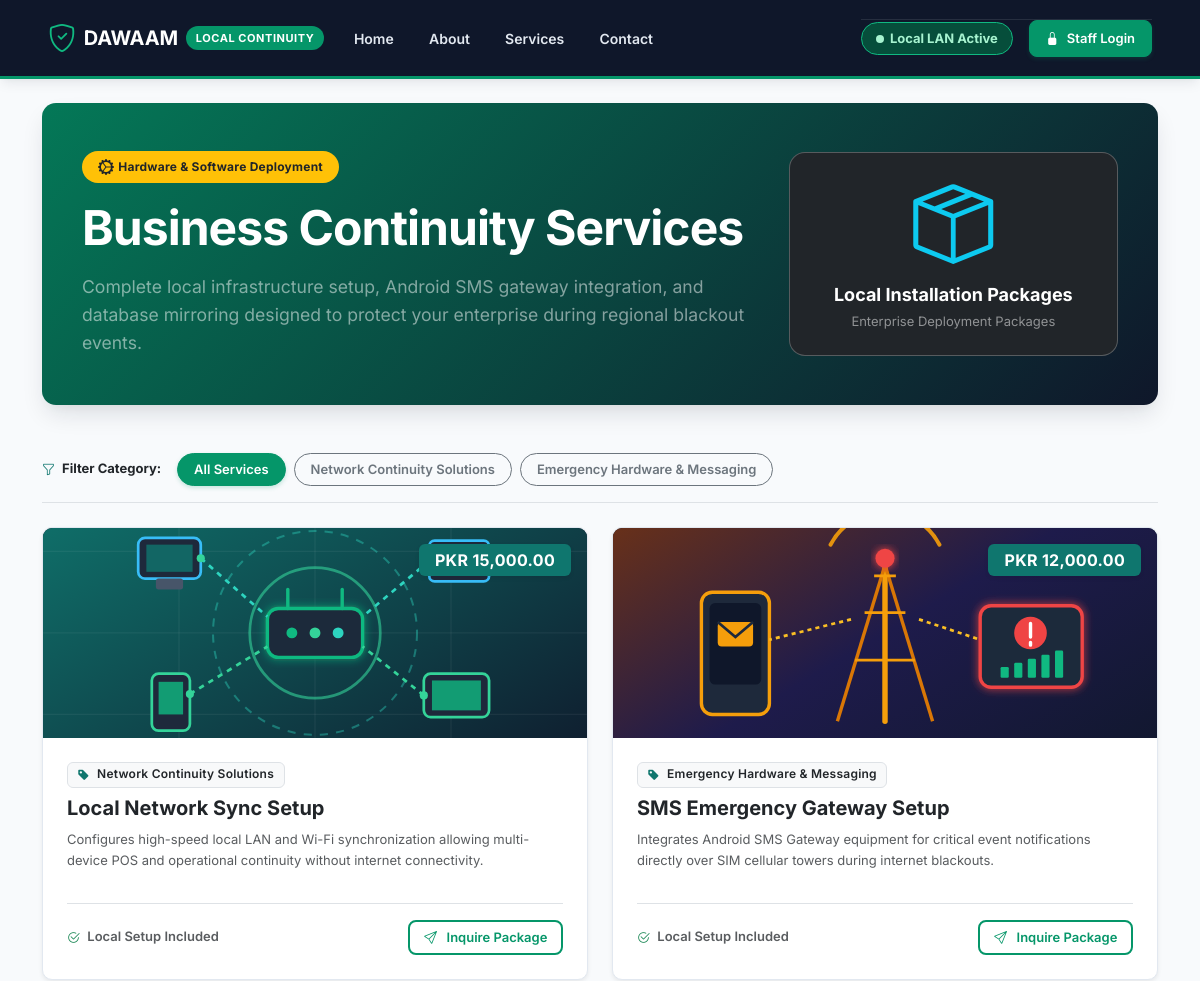
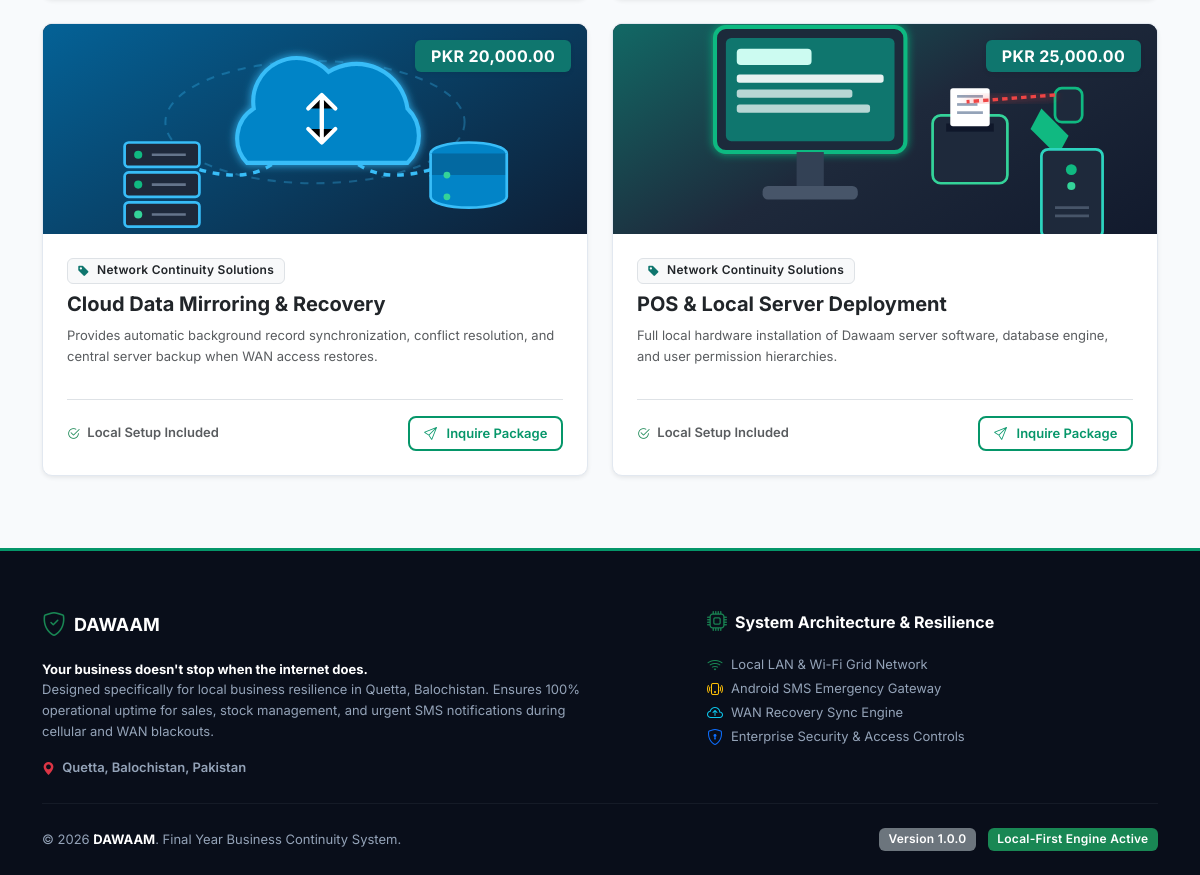
/services.php, run on the app's committed database (2 pictures, top to bottom).
### tables this page shows
CREATE TABLE `service_categories` (
  `id` INT AUTO_INCREMENT PRIMARY KEY,
  `name` VARCHAR(100) NOT NULL,
  `created_at` DATETIME NOT NULL DEFAULT CURRENT_TIMESTAMP
);

CREATE TABLE `services` (
  `id` INT AUTO_INCREMENT PRIMARY KEY,
  `category_id` INT NOT NULL,
  `title` VARCHAR(150) NOT NULL,
  `description` TEXT NOT NULL,
  `price` DECIMAL(10,2) NOT NULL DEFAULT 0.00,
  `image_path` VARCHAR(255) NULL,
  `created_at` DATETIME NOT NULL DEFAULT CURRENT_TIMESTAMP,
  `updated_at` DATETIME NOT NULL DEFAULT CURRENT_TIMESTAMP ON UPDATE CURRENT_TIMESTAMP,
  CONSTRAINT `fk_services_cat` FOREIGN KEY (`category_id`) REFERENCES `service_categories`(`id`) ON DELETE CASCADE
);

### includes/functions.php (called while the page is built, shortened)
<?php
function sanitize($data) {
    return htmlspecialchars(trim((string)$data), ENT_QUOTES, 'UTF-8');
}
function format_currency($amount) {
    return 'PKR ' . number_format((float)$amount, 2);
}

### services.php (the view, shortened to what this page needs)
<?php
require_once __DIR__ . '/includes/header.php';
$default_service_categories = [
    ['id' => 1, 'name' => 'Network Continuity Solutions'],
    ['id' => 2, 'name' => 'Emergency Hardware & Messaging']
];
$default_services = [
    [
        'id' => 1,
        'category_id' => 1,
        'category_name' => 'Network Continuity Solutions',
        'title' => 'Local Network Sync Setup',
        'description' => 'Configures high-speed local LAN and Wi-Fi synchronization allowing multi-device POS and operational continuity without internet connectivity.',
        'price' => 15000.00,
        'image_path' => 'assets/images/service-lan.svg'
    ],
    [
        'id' => 2,
        'category_id' => 2,
        'category_name' => 'Emergency Hardware & Messaging',
        'title' => 'SMS Emergency Gateway Setup',
        'description' => 'Integrates Android SMS Gateway equipment for critical event notifications directly over SIM cellular towers during internet blackouts.',
        'price' => 12000.00,
        'image_path' => 'assets/images/service-sms.svg'
    ],
    [
        'id' => 3,
        'category_id' => 1,
        'category_name' => 'Network Continuity Solutions',
        'title' => 'Cloud Data Mirroring & Recovery',
        'description' => 'Provides automatic background record synchronization, conflict resolution, and central server backup when WAN access restores.',
        'price' => 20000.00,
        'image_path' => 'assets/images/service-cloud.svg'
    ],
    [
        'id' => 4,
        'category_id' => 1,
        'category_name' => 'Network Continuity Solutions',
        'title' => 'POS & Local Server Deployment',
        'description' => 'Full local hardware installation of Dawaam server software, database engine, and user permission hierarchies.',
        'price' => 25000.00,
        'image_path' => 'assets/images/service-pos.svg'
    ]
];
$selected_cat = isset($_GET['category']) ? (int)$_GET['category'] : 0;
$service_categories = $default_service_categories;
$services = $default_services;
try {
    $pdo = get_db_connection();
    if ($pdo) {
        $stmt_cat = $pdo->query("SELECT id, name FROM service_categories ORDER BY id ASC");
        $fetched_cats = $stmt_cat->fetchAll();
        if (!empty($fetched_cats)) {
            $service_categories = $fetched_cats;
        }
        if ($selected_cat > 0) {
            $stmt_srv = $pdo->prepare("
                SELECT s.id, s.title, s.description, s.price, s.image_path, sc.name AS category_name, s.category_id
                FROM services s
                INNER JOIN service_categories sc ON s.category_id = sc.id
                WHERE s.category_id = :category_id
                ORDER BY s.id ASC
            ");
            $stmt_srv->execute([':category_id' => $selected_cat]);
        } else {
            $stmt_srv = $pdo->query("
                SELECT s.id, s.title, s.description, s.price, s.image_path, sc.name AS category_name, s.category_id
                FROM services s
                INNER JOIN service_categories sc ON s.category_id = sc.id
                ORDER BY s.id ASC
            ");
        }
        $fetched_srvs = $stmt_srv->fetchAll();
        if (!empty($fetched_srvs)) {
            $services = $fetched_srvs;
        }
    }
} catch (Exception $e) {
    error_log('Services Page DB Fetch Error: ' . $e->getMessage());
    $db_error_occurred = true;
}
?>
<div class="row mb-5">
    <div class="col-12">
        <div class="dw-hero-banner">
            <div class="row align-items-center">
                <div class="col-lg-8">
                    <span class="badge bg-warning text-dark fw-bold px-3 py-2 rounded-pill mb-3 d-inline-flex align-items-center gap-1">
                        <i class="bi bi-gear-wide-connected fs-6"></i> Hardware & Software Deployment
                    </span>
                    <h1 class="display-5 fw-bold mb-3 text-white">
                        Business Continuity Services
                    </h1>
                    <p class="lead text-white-50 mb-0" style="font-size: 1.1rem; line-height: 1.6;">
                        Complete local infrastructure setup, Android SMS gateway integration, and database mirroring designed to protect your enterprise during regional blackout events.
                    </p>
                </div>
                <div class="col-lg-4 d-none d-lg-block text-center">
                    <div class="p-4 bg-dark bg-opacity-40 border border-light border-opacity-25 rounded-4 backdrop-blur">
                        <i class="bi bi-box-seam text-info display-1 d-block mb-2"></i>
                        <h5 class="fw-bold text-white mb-1">Local Installation Packages</h5>
                        <p class="small text-white-50 mb-0">Enterprise Deployment Packages</p>
                    </div>
                </div>
            </div>
        </div>
    </div>
</div>
<div class="row mb-4">
    <div class="col-12">
        <div class="d-flex flex-wrap align-items-center gap-2 pb-3 border-bottom">
            <span class="fw-bold text-dark me-2 small uppercase"><i class="bi bi-funnel text-teal me-1" style="color:#0f766e;"></i> Filter Category:</span>
            <a href="services.php" class="btn btn-sm <?php echo $selected_cat === 0 ? 'btn-dw-primary' : 'btn-outline-secondary'; ?> rounded-pill px-3">
                All Services
            </a>
            <?php foreach ($service_categories as $cat): ?>
                <a href="services.php?category=<?php echo $cat['id']; ?>" class="btn btn-sm <?php echo $selected_cat === (int)$cat['id'] ? 'btn-dw-primary' : 'btn-outline-secondary'; ?> rounded-pill px-3">
                    <?php echo sanitize($cat['name']); ?>
                </a>
            <?php endforeach; ?>
        </div>
    </div>
</div>
<div class="row g-4 mb-5">
    <?php if (count($services) > 0): ?>
        <?php foreach ($services as $srv):
            $img_path = !empty($srv['image_path']) ? $srv['image_path'] : '';
        ?>
            <div class="col-md-6 col-lg-6">
                <div class="dw-card h-100 d-flex flex-column overflow-hidden shadow-sm">
                    <div class="position-relative text-center overflow-hidden" style="height: 210px; background-color: #0f172a;">
                        <?php if (!empty($img_path) && file_exists(__DIR__ . '/' . $img_path)): ?>
                            <img src="<?php echo BASE_URL . '/' . sanitize($img_path); ?>" alt="<?php echo sanitize($srv['title']); ?>" class="w-100 h-100" style="object-fit: cover; object-position: center;">
                        <?php else: ?>
                            <div class="d-flex align-items-center justify-content-center h-100 text-white-50">
                                <i class="bi bi-hdd-network display-2 text-teal" style="color:#2dd4bf;"></i>
                            </div>
                        <?php endif; ?>
                        <span class="position-absolute top-0 end-0 m-3 badge bg-teal px-3 py-2 fs-6 shadow-sm fw-bold" style="background-color:#0f766e;">
                            <?php echo format_currency($srv['price']); ?>
                        </span>
                    </div>
                    <div class="card-body p-4 d-flex flex-column flex-grow-1">
                        <div class="mb-2">
                            <span class="badge bg-light text-dark border me-2">
                                <i class="bi bi-tag-fill me-1 text-teal" style="color:#0f766e;"></i> <?php echo sanitize($srv['category_name']); ?>
                            </span>
                        </div>
                        <h4 class="fw-bold text-dark mb-2"><?php echo sanitize($srv['title']); ?></h4>
                        <p class="text-muted small flex-grow-1" style="line-height: 1.6;">
                            <?php echo sanitize($srv['description']); ?>
                        </p>
                        <div class="pt-3 mt-3 border-top d-flex justify-content-between align-items-center">
                            <span class="small text-muted fw-semibold">
                                <i class="bi bi-check2-circle text-success me-1"></i> Local Setup Included
                            </span>
                            <a href="contact.php?service_id=<?php echo $srv['id']; ?>" class="btn btn-dw-outline btn-sm">
                                <i class="bi bi-send me-1"></i> Inquire Package
                            </a>
                        </div>
                    </div>
                </div>
            </div>
        <?php endforeach; ?>
    <?php endif; ?>
</div>
<?php require_once __DIR__ . '/includes/footer.php'; ?>

### data on the page
service_categories: name "Network Continuity Solutions"
service_categories: name "Emergency Hardware & Messaging"
services: image_path (picture), price "PKR 15,000.00", category.name "Network Continuity Solutions", title "Local Network Sync Setup", description "Configures high-speed local LAN and Wi-Fi synchronization allowing multi-device POS and operational continuity without internet connectivity."
services: image_path (picture), price "PKR 12,000.00", category.name "Emergency Hardware & Messaging", title "SMS Emergency Gateway Setup", description "Integrates Android SMS Gateway equipment for critical event notifications directly over SIM cellular towers during internet blackouts."
services: image_path (picture), price "PKR 20,000.00", category.name "Network Continuity Solutions", title "Cloud Data Mirroring & Recovery", description "Provides automatic background record synchronization, conflict resolution, and central server backup when WAN access restores."
services: image_path (picture), price "PKR 25,000.00", category.name "Network Continuity Solutions", title "POS & Local Server Deployment", description "Full local hardware installation of Dawaam server software, database engine, and user permission hierarchies."

### other printed values
APP_NAME "DAWAAM"
APP_VERSION "1.0.0"
